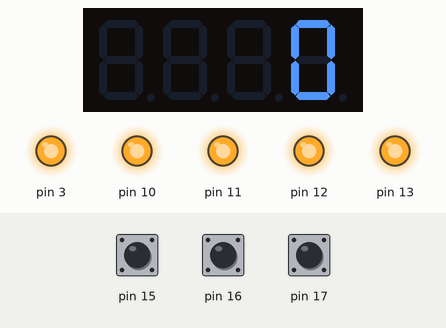
The sketch below on a simulated Arduino Uno, built with avr-gcc and run on an emulated ATmega328P. Parts: 4-digit seven-segment display, output pins drawn as LEDs (lit = HIGH). The inputs (shaded band) are chosen by the test bench; at power-on: pin 15 HIGH, pin 16 HIGH, pin 17 HIGH.

Above: at 1.6 s.
1.7 s: pin 15 pulled LOW for 0.15 s
At 3.1 s:
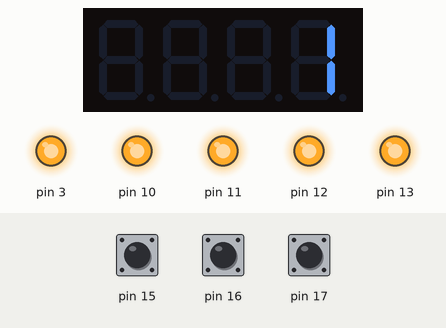
3.4 s: pin 16 pulled LOW for 0.15 s
At 3.48 s:
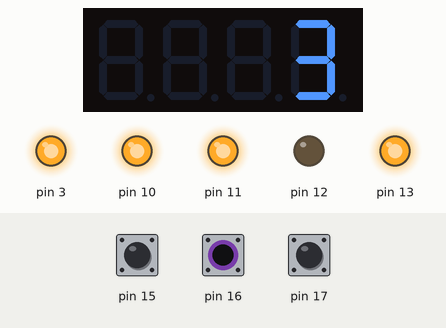
4.1 s: pin 17 pulled LOW for 0.15 s
At 4.18 s:
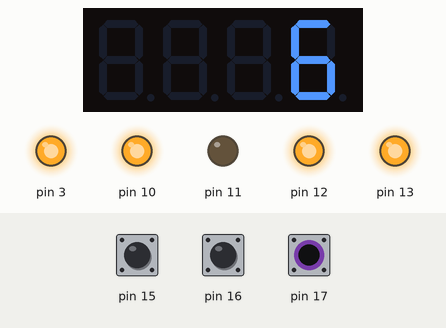
4.8 s: pin 15 pulled LOW for 1 s
At 5.5 s:
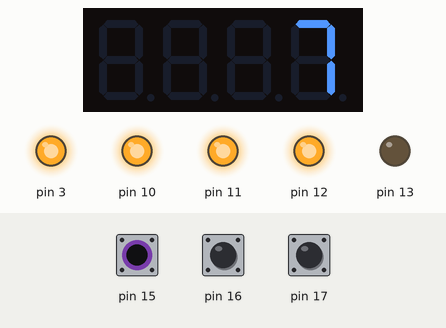
7.3 s: pin 16 pulled LOW for 1 s
At 8.68 s:
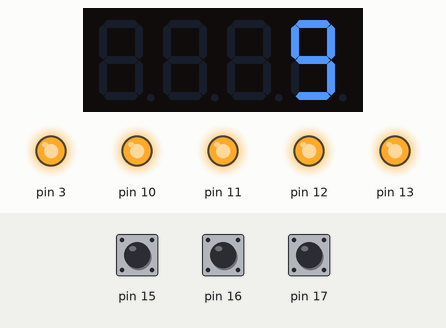
8.9 s: pin 17 pulled LOW for 1 s
At 11.1 s:
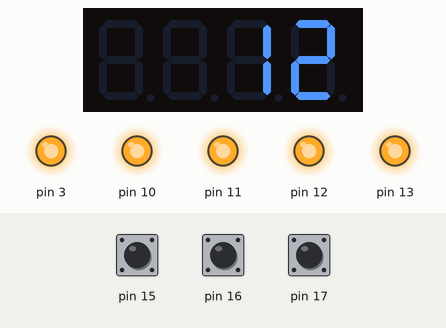
Timing chart, 0 to 11.5 s (numbered marks = the images above; inputs shaded):
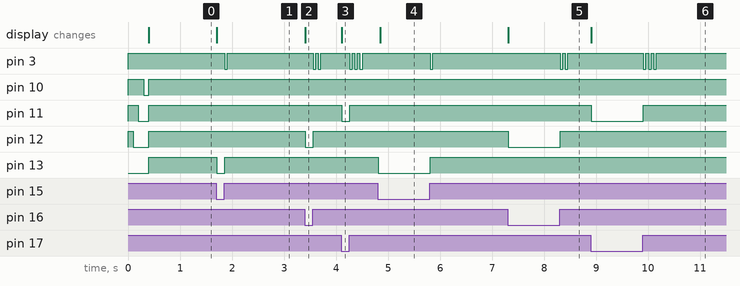

The sketch:

programm1.ino
```cpp
#include <TimerOne.h>
#include <Wire.h>
#include <MultiFuncShield.h>

int led1 = 13;
int led2 = 12;
int led3 = 11;
int led4 = 10;
int display = 0;

void setup() {
  // put your setup code here, to run once:


  Timer1.initialize();
  MFS.initialize(&Timer1);    // initialize multi-function shield library

  MFS.writeLeds(LED_1, ON);  delay(100);
  MFS.writeLeds(LED_2, ON);  delay(100);
  MFS.writeLeds(LED_3, ON);  delay(100);
  MFS.writeLeds(LED_4, ON);  delay(100);


  MFS.writeLeds(LED_ALL, OFF);

  MFS.write (display);
  }

void loop() {
  byte btn = MFS.getButton();
  if (btn) { // der Status, dass die LEDs blinken, ist noch erhalten
    if (btn == BUTTON_1_LONG_RELEASE) { MFS.beep(15); MFS.writeLeds(LED_1, OFF);}
    else if (btn == BUTTON_1_SHORT_RELEASE) { MFS.beep(5); MFS.writeLeds(LED_1, OFF);}
    else if (btn == BUTTON_2_LONG_RELEASE) { MFS.beep(15,5,2); MFS.writeLeds(LED_2, OFF);}
    else if (btn == BUTTON_2_SHORT_RELEASE) { MFS.beep(5,5,2); MFS.writeLeds(LED_2, OFF);}
    else if (btn == BUTTON_3_LONG_RELEASE) { MFS.beep(15,5,3); MFS.writeLeds(LED_3, OFF);}
    else if (btn == BUTTON_3_SHORT_RELEASE) { MFS.beep(5,5,3); MFS.writeLeds(LED_3, OFF);}
    else if (btn == BUTTON_1_PRESSED) { MFS.writeLeds(LED_1, ON); display++;   }
    else if (btn == BUTTON_2_PRESSED) { MFS.writeLeds(LED_2, ON); display=display+2;}
    else if (btn == BUTTON_3_PRESSED) { MFS.writeLeds(LED_3, ON);display=display+3;}
  }
MFS.write (display);
  //MFS.write(analogRead(POT_PIN));  // Wert des Potentiometers laufend ausgeben


}
```

Measured:
- after the input at 1.7 s, pin 3: HIGH → LOW after 0.16 s, → HIGH 0.05 s later; pin 13: HIGH → LOW at once, → HIGH 0.15 s later; the display: changes at once (image 1)
- after the input at 3.4 s, pin 3: alternates HIGH for 0.05 s and LOW for 0.05 s, 4 changes in all, then stays HIGH, starting after 0.16 s; pin 12: HIGH → LOW at once, → HIGH 0.15 s later; the display: changes at once (image 2)
- after the input at 4.1 s, pin 3: alternates HIGH for 0.05 s and LOW for 0.05 s, 6 changes in all, then stays HIGH, starting after 0.16 s; pin 11: HIGH → LOW at once, → HIGH 0.15 s later; the display: changes at once (image 3)
- after the input at 4.8 s, pin 3: HIGH → LOW after 1.0 s, → HIGH 0.05 s later; pin 13: HIGH → LOW at once, → HIGH 1.0 s later; the display: changes after 0.05 s (image 4)
- after the input at 7.3 s, pin 3: alternates HIGH for 0.05 s and LOW for 0.05 s, 4 changes in all, then stays HIGH, starting after 1.0 s; pin 12: HIGH → LOW at once, → HIGH 1.0 s later; the display: changes at once (image 5)
- after the input at 8.9 s, pin 3: alternates HIGH for 0.05 s and LOW for 0.05 s, 6 changes in all, then stays HIGH, starting after 1.0 s; pin 11: HIGH → LOW at once, → HIGH 1.0 s later; the display: changes at once (image 6)
